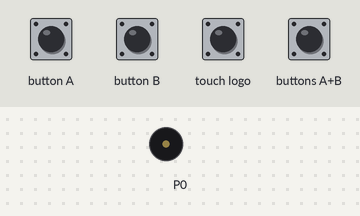
The program below on a simulated BBC micro:bit running MicroPython. Parts: buzzer (waves = sounding). Inputs (shaded band) come from the test bench.

Above: at 1.2 s.
1.3 s: button A pressed for 0.15 s
At 1.7 s:
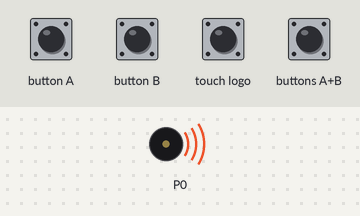
Timing chart, 0 to 4.3 s (numbered marks = the images above; inputs shaded):
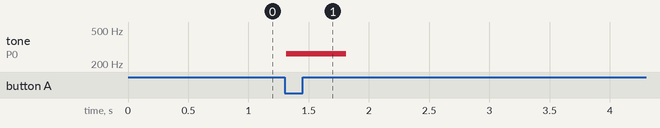

The program:

main.py
```python
from microbit import *
import music

speaker.off()

while True:
    if button_a.was_pressed():
        music.pitch(262, 500)
    if button_b.was_pressed():
        music.pitch(330, 500)
    if (button_a.is_pressed() and button_b.is_pressed()):
        music.pitch(392, 500)
    if pin_logo.is_touched():
        audio.stop()
    sleep(20)
```

Measured:
- after the input at 1.3 s, tone on P0: silent → 262 Hz at once, → silent 0.50 s later
